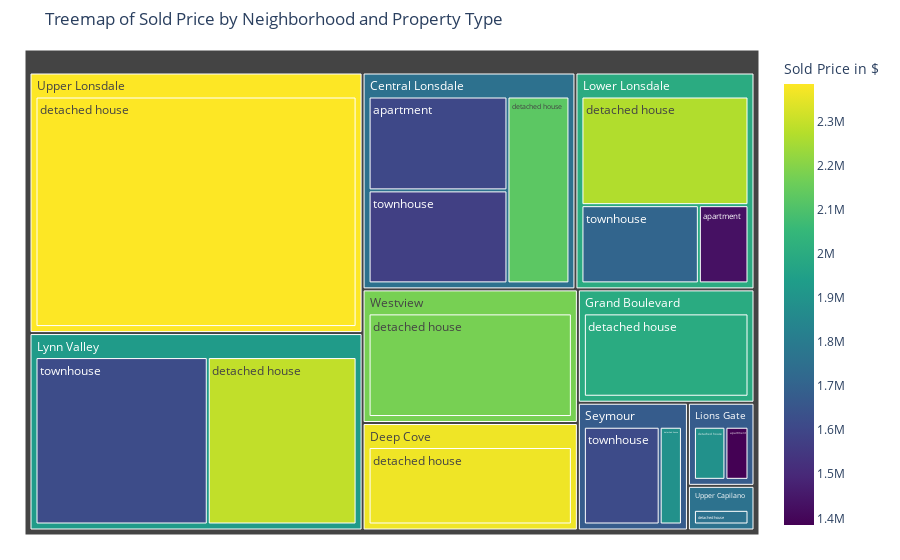
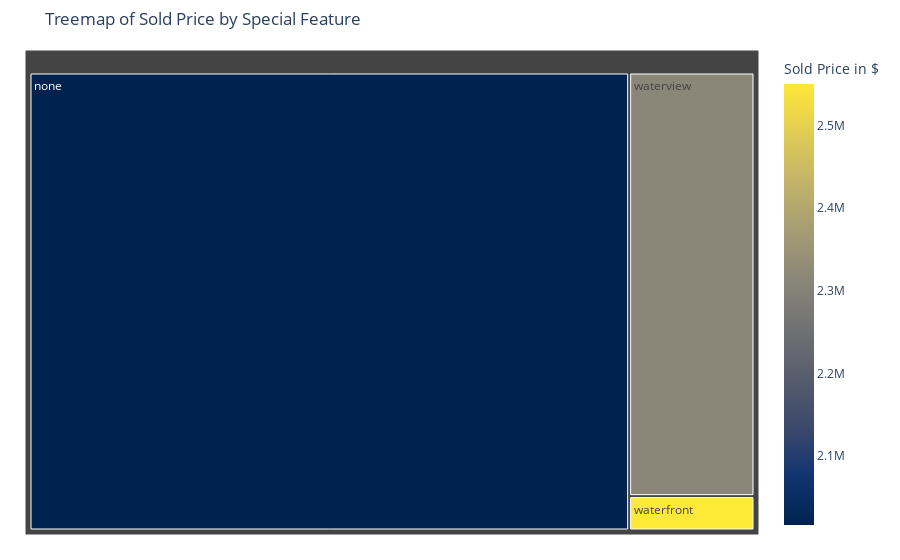
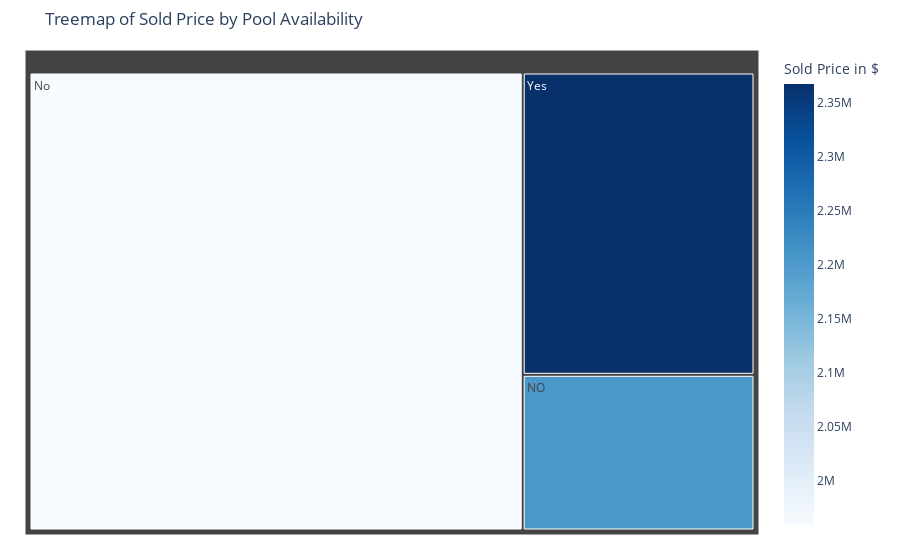

The notebook cell these images were saved under, in order:
### Code cell
#2 #Treemap for Sold Price by Neighborhood
fig_neighborhood = px.treemap(
    data,
    path=['Neighbrhood', 'Property Type'],  #Hierarchical structure: Neighborhood > Property Type
    values='Sold Price in $',  
    color='Sold Price in $',  #Color represents sold price
    color_continuous_scale='Viridis',  #Color scale for visualization
    title='Treemap of Sold Price by Neighborhood and Property Type'
)
fig_neighborhood.update_layout(margin=dict(t=50, l=25, r=25, b=25))  # Adjusted margins for better display
fig_neighborhood.show()

#Treemap for Sold Price by Special Feature
fig_special_feature = px.treemap(
    data,
    path=['special feature'],  # Hierarchical structure: Special Feature
    values='Sold Price in $', 
    color='Sold Price in $',  #Color represents sold price
    color_continuous_scale='Cividis',  #Color scale for visualization
    title='Treemap of Sold Price by Special Feature'
)
fig_special_feature.update_layout(margin=dict(t=50, l=25, r=25, b=25))  
fig_special_feature.show()

#Treemap for Sold Price by Pool Availability
fig_pool = px.treemap(
    data,
    path=['Pool'],  #Hierarchical structure: Pool (Yes/No)
    values='Sold Price in $',  
    color='Sold Price in $',  #Color represents sold price
    color_continuous_scale='Blues',  #Color scale for visualization
    title='Treemap of Sold Price by Pool Availability'
)
fig_pool.update_layout(margin=dict(t=50, l=25, r=25, b=25))
fig_pool.show()

### Figure 1 — Plotly figure (JSON) as saved in the notebook; plotly's stock layout.template omitted (floating-point values rounded to 4 significant figures)
{"data": [{"branchvalues": "total", "customdata": [[1603000.0], [1385000], [1430000], [2127000.0], [2363000.0], [1996000.0], [1890000], [2268000.0], [2292000.0], [1890000], [1760000], [2385000.0], [2176000.0], [1575000.0], [1707000.0], [1618000.0], [1613000.0], [1755000.0], [2363000.0], [1996000.0], [1676000.0], [1999000.0], [1930000.0], [1676000.0], [1760000], [2385000.0], [2176000.0]], "domain": {"x": [0, 1], "y": [0, 1]}, "hovertemplate": "labels=%{label}<br>Sold Price in $_sum=%{value}<br>parent=%{parent}<br>id=%{id}<br>Sold Price in $=%{color}<extra></extra>", "ids": ["Central Lonsdale /apartment", "Lions Gate/apartment", "Lower Lonsdale/apartment", "Central Lonsdale /detached house", "Deep Cove/detached house", "Grand Boulevard/detached house", "Lions Gate/detached house", "Lower Lonsdale/detached house", "Lynn Valley/detached house", "Seymour/detached house", "Upper Capilano/detached house", "Upper Lonsdale/detached house", "Westview/detached house", "Central Lonsdale /townhouse", "Lower Lonsdale/townhouse", "Lynn Valley/townhouse", "Seymour/townhouse", "Central Lonsdale ", "Deep Cove", "Grand Boulevard", "Lions Gate", "Lower Lonsdale", "Lynn Valley", "Seymour", "Upper Capilano", "Upper Lonsdale", "Westview"], "labels": ["apartment", "apartment", "apartment", "detached house", "detached house", "detached house", "detached house", "detached house", "detached house", "detached house", "detached house", "detached house", "detached house", "townhouse", "townhouse", "townhouse", "townhouse", "Central Lonsdale ", "Deep Cove", "Grand Boulevard", "Lions Gate", "Lower Lonsdale", "Lynn Valley", "Seymour", "Upper Capilano", "Upper Lonsdale", "Westview"], "marker": {"coloraxis": "coloraxis", "colors": [1603000.0, 1385000, 1430000, 2127000.0, 2363000.0, 1996000.0, 1890000, 2268000.0, 2292000.0, 1890000, 1760000, 2385000.0, 2176000.0, 1575000.0, 1707000.0, 1618000.0, 1613000.0, 1755000.0, 2363000.0, 1996000.0, 1676000.0, 1999000.0, 1930000.0, 1676000.0, 1760000, 2385000.0, 2176000.0]}, "name": "", "parents": ["Central Lonsdale ", "Lions Gate", "Lower Lonsdale", "Central Lonsdale ", "Deep Cove", "Grand Boulevard", "Lions Gate", "Lower Lonsdale", "Lynn Valley", "Seymour", "Upper Capilano", "Upper Lonsdale", "Westview", "Central Lonsdale ", "Lower Lonsdale", "Lynn Valley", "Seymour", "", "", "", "", "", "", "", "", "", ""], "type": "treemap", "values": [9495000, 1385000, 2860000, 8433333, 13700000, 11855000, 1890000, 13370000, 18045714, 1890000, 1760000, 51385000, 17035000, 9405000, 6763000, 20890000, 6435000, 27333333, 13700000, 11855000, 3275000, 22993000, 38935714, 8325000, 1760000, 51385000, 17035000]}], "layout": {"autosize": true, "coloraxis": {"colorbar": {"title": {"text": "Sold Price in $"}}, "colorscale": [[0, "#440154"], [0.1111, "#482878"], [0.2222, "#3e4989"], [0.3333, "#31688e"], [0.4444, "#26828e"], [0.5556, "#1f9e89"], [0.6667, "#35b779"], [0.7778, "#6ece58"], [0.8889, "#b5de2b"], [1, "#fde725"]]}, "legend": {"tracegroupgap": 0}, "margin": {"b": 25, "l": 25, "r": 25, "t": 50}, "title": {"text": "Treemap of Sold Price by Neighborhood and Property Type"}}}

### Figure 2 — Plotly figure (JSON) as saved in the notebook; plotly's stock layout.template omitted (floating-point values rounded to 4 significant figures)
{"data": [{"branchvalues": "total", "customdata": [[2017000.0], [2550000], [2316000.0]], "domain": {"x": [0, 1], "y": [0, 1]}, "hovertemplate": "labels=%{label}<br>Sold Price in $_sum=%{value}<br>parent=%{parent}<br>id=%{id}<br>Sold Price in $=%{color}<extra></extra>", "ids": ["none", "waterfront", "waterview"], "labels": ["none", "waterfront", "waterview"], "marker": {"coloraxis": "coloraxis", "colors": [2017000.0, 2550000, 2316000.0]}, "name": "", "parents": ["", "", ""], "type": "treemap", "values": [162607047, 2550000, 31440000]}], "layout": {"autosize": true, "coloraxis": {"colorbar": {"title": {"text": "Sold Price in $"}}, "colorscale": [[0, "#00224e"], [0.1111, "#123570"], [0.2222, "#3b496c"], [0.3333, "#575d6d"], [0.4444, "#707173"], [0.5556, "#8a8678"], [0.6667, "#a59c74"], [0.7778, "#c3b369"], [0.8889, "#e1cc55"], [1, "#fee838"]]}, "legend": {"tracegroupgap": 0}, "margin": {"b": 25, "l": 25, "r": 25, "t": 50}, "title": {"text": "Treemap of Sold Price by Special Feature"}}}

### Figure 3 — Plotly figure (JSON) as saved in the notebook; plotly's stock layout.template omitted (floating-point values rounded to 4 significant figures)
{"data": [{"branchvalues": "total", "customdata": [[2203000.0], [1959000.0], [2367000.0]], "domain": {"x": [0, 1], "y": [0, 1]}, "hovertemplate": "labels=%{label}<br>Sold Price in $_sum=%{value}<br>parent=%{parent}<br>id=%{id}<br>Sold Price in $=%{color}<extra></extra>", "ids": ["NO", "No", "Yes"], "labels": ["NO", "No", "Yes"], "marker": {"coloraxis": "coloraxis", "colors": [2203000.0, 1959000.0, 2367000.0]}, "name": "", "parents": ["", "", ""], "type": "treemap", "values": [21365000, 133742047, 41490000]}], "layout": {"autosize": true, "coloraxis": {"colorbar": {"title": {"text": "Sold Price in $"}}, "colorscale": [[0, "rgb(247,251,255)"], [0.125, "rgb(222,235,247)"], [0.25, "rgb(198,219,239)"], [0.375, "rgb(158,202,225)"], [0.5, "rgb(107,174,214)"], [0.625, "rgb(66,146,198)"], [0.75, "rgb(33,113,181)"], [0.875, "rgb(8,81,156)"], [1, "rgb(8,48,107)"]]}, "legend": {"tracegroupgap": 0}, "margin": {"b": 25, "l": 25, "r": 25, "t": 50}, "title": {"text": "Treemap of Sold Price by Pool Availability"}}}
